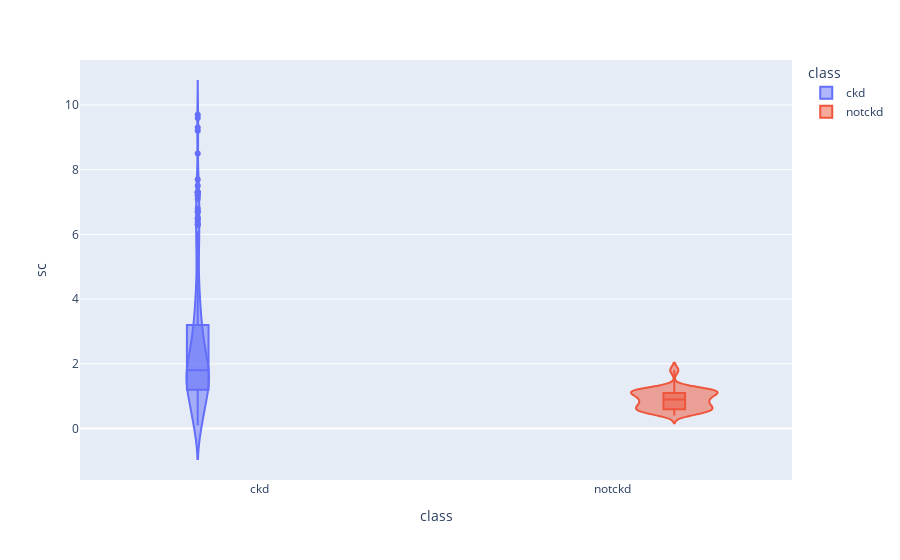

The notebook cell saved with this chart:
### Code cell
fig = px.violin(ckd_copy, y='sc', x="class", color="class", box=True, template = None)
fig.show()

### Figure 1 — Plotly figure (JSON) as saved in the notebook; plotly's stock layout.template omitted (floating-point values rounded to 4 significant figures; data arrays with more than 128 entries replaced by an {"elided": "..."} marker saying what was removed)
{"data": [{"alignmentgroup": "True", "box": {"visible": true}, "hoverlabel": {"namelength": 0}, "hovertemplate": "class=%{x}<br>sc=%{y}", "legendgroup": "ckd", "marker": {"color": "#636efa"}, "name": "ckd", "offsetgroup": "ckd", "orientation": "v", "scalegroup": "True", "showlegend": true, "type": "violin", "x": {"elided": "250 str values"}, "x0": " ", "xaxis": "x", "y": {"elided": "250 float values"}, "y0": " ", "yaxis": "y"}, {"alignmentgroup": "True", "box": {"visible": true}, "hoverlabel": {"namelength": 0}, "hovertemplate": "class=%{x}<br>sc=%{y}", "legendgroup": "notckd", "marker": {"color": "#EF553B"}, "name": "notckd", "offsetgroup": "notckd", "orientation": "v", "scalegroup": "True", "showlegend": true, "type": "violin", "x": {"elided": "150 str values"}, "x0": " ", "xaxis": "x", "y": {"elided": "150 float values"}, "y0": " ", "yaxis": "y"}], "layout": {"legend": {"title": {"text": "class"}, "tracegroupgap": 0}, "margin": {"t": 60}, "violinmode": "group", "xaxis": {"anchor": "y", "categoryarray": ["ckd", "notckd"], "categoryorder": "array", "domain": [0, 1], "title": {"text": "class"}}, "yaxis": {"anchor": "x", "domain": [0, 1], "title": {"text": "sc"}}}}
